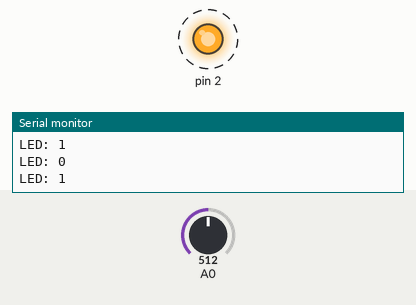
This sketch was run on a simulated Arduino Uno, built with avr-gcc and run on an emulated ATmega328P. Parts: output pins drawn as LEDs (lit = HIGH), the last lines printed to the serial monitor. Dashed ring = blinking. The test bench sets the inputs (shaded band); at power-on: A0 = 512.

Above: at 0.9 s.
1.3 s: A0 set to 53
4.3 s: A0 set to 44
At 4.3 s:
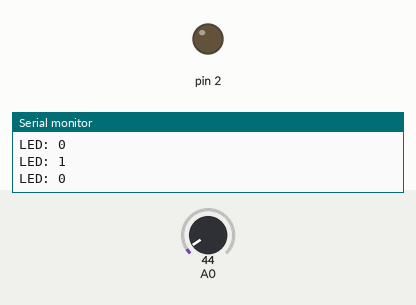
5.8 s: A0 set to 60
At 8.7 s:
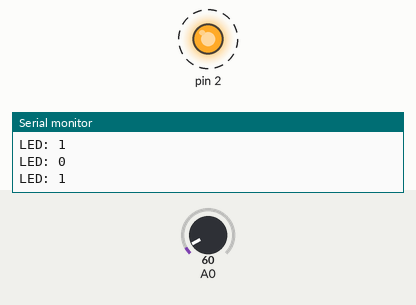
8.8 s: A0 set to 40
At 9.7 s:
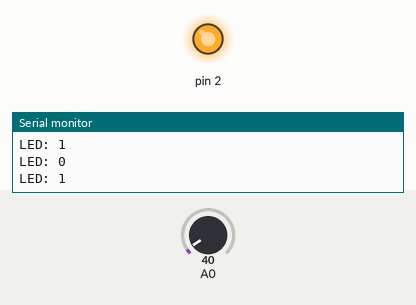
Timing chart, 0 to 11.3 s (numbered marks = the images above; inputs shaded):
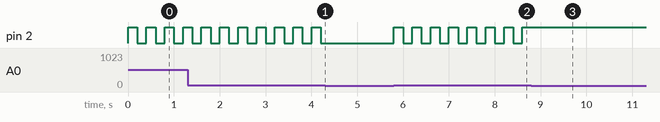

Measured:
- the behaviour switches between 50 and 49 on A0 (found by bisection; images 0 and 1)
- after the input at 4.3 s, pin 2: stops changing and stays LOW
- after the input at 5.8 s, pin 2: alternates HIGH for 0.20 s and LOW for 0.20 s, starting at once
- after the input at 8.8 s, pin 2: stops changing and stays HIGH
- by itself, pin 2: alternates HIGH for 0.20 s and LOW for 0.20 s

The sketch:

ClapSwitchAnalog.ino
```cpp
const int umbral = 50;

bool led = false;

void setup() {
  Serial.begin(9600);
  pinMode(2,OUTPUT);
}

bool micro() {
  int n = analogRead(0);
  //Serial.println(n);
  if (n >= umbral) {
    return true;
  }
  return false;
}

void loop() {

  if (micro()) {
    led = !led;
    Serial.print("LED: ");
    Serial.println(led);
    digitalWrite(2, led);
    delay(200);
  }

}
```
